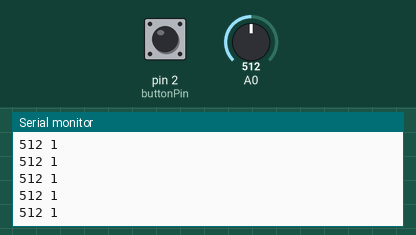
The sketch below on a simulated Arduino Uno, built with avr-gcc and run on an emulated ATmega328P. Parts: the last lines printed to the serial monitor. The inputs (shaded band) are chosen by the test bench; at power-on: A0 = 512, pin 2 (buttonPin) LOW.

Above: at 14.3 s.
14.4 s: A0 set to 989
At 15.4 s:
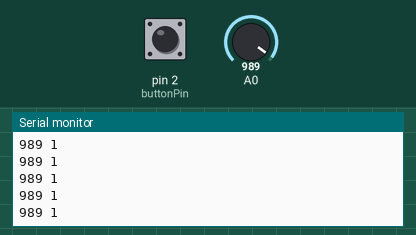
17.4 s: A0 set to 1016
At 17.9 s:
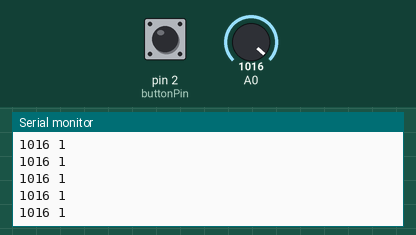
Timing chart, 0 to 18.3 s (numbered marks = the images above; inputs shaded):
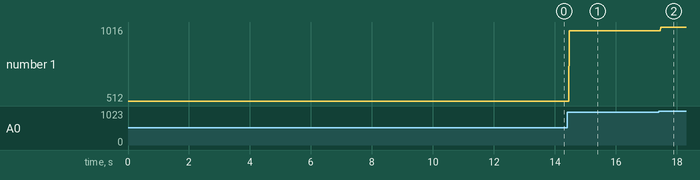

The sketch:

arduino.ino
```cpp
int buttonPin = 2;
bool button;

void setup() {
  pinMode(buttonPin, INPUT);
  Serial.begin(9600);
}

void loop() {
  int pot = analogRead(A0);
  int test = 23;
  if(digitalRead(buttonPin) == HIGH) {
    button = false;
  } else {
    button = true;
  }
  Serial.println(String(pot) + " " + String(button)); // <35-800ish> <0 or 1>
  delay(5); // for stability
}
```

Measured:
- after the input at 14.4 s, the serial monitor: prints a new line after 0.07 s (image 1)
- after the input at 17.4 s, the serial monitor: prints a new line after 0.07 s (image 2)
- plotted number 1: 512 → 989 after the input at 14.4 s, 989 → 1016 after the input at 17.4 s
